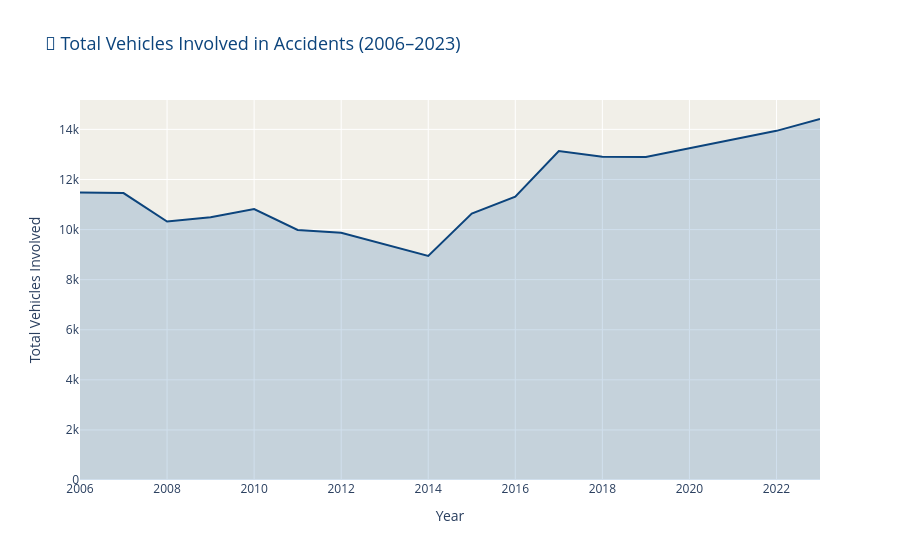

Write notebook code for a chart like this one.
### Code cell
# Chart 07 — Total Vehicles Involved Over Years
df_vehicles = df_national_only.sort_values('Year_Numeric')

fig = px.area(
    df_vehicles,
    x='Year_Numeric',
    y='Total_Vehicles_Involved',
    title='🚙 Total Vehicles Involved in Accidents (2006–2023)',
    color_discrete_sequence=[BLUE]
)

fig.update_layout(
    plot_bgcolor=OFF_WHITE,
    paper_bgcolor='white',
    title_font=dict(size=18, color=NAVY),
    xaxis_title='Year',
    yaxis_title='Total Vehicles Involved',
    xaxis=dict(tickmode='linear', tick0=2006, dtick=2),
    hovermode='x unified'
)

fig.update_traces(
    line=dict(width=2, color=NAVY),
    fillcolor='rgba(24, 95, 165, 0.2)'
)

fig.show()
print("✅ Chart 07 done")

### Figure 1 — Plotly figure (JSON) as saved in the notebook; plotly's stock layout.template omitted (floating-point values rounded to 4 significant figures)
{"data": [{"fillcolor": "rgba(24, 95, 165, 0.2)", "fillpattern": {"shape": ""}, "hovertemplate": "Year_Numeric=%{x}<br>Total_Vehicles_Involved=%{y}<extra></extra>", "legendgroup": "", "line": {"color": "#0C447C", "width": 2}, "marker": {"symbol": "circle"}, "mode": "lines", "name": "", "orientation": "v", "showlegend": false, "stackgroup": "1", "type": "scatter", "x": [2006, 2007, 2008, 2009, 2010, 2011, 2012, 2013, 2014, 2015, 2016, 2017, 2018, 2019, 2022, 2023], "xaxis": "x", "y": [11481, 11456, 10322, 10496, 10822, 9986, 9876, 9423, 8949, 10636, 11317, 13134, 12908, 12894, 13942, 14415], "yaxis": "y"}], "layout": {"hovermode": "x unified", "legend": {"tracegroupgap": 0}, "paper_bgcolor": "white", "plot_bgcolor": "#F1EFE8", "title": {"font": {"color": "#0C447C", "size": 18}, "text": "🚙 Total Vehicles Involved in Accidents (2006–2023)"}, "xaxis": {"anchor": "y", "domain": [0, 1], "dtick": 2, "tick0": 2006, "tickmode": "linear", "title": {"text": "Year"}}, "yaxis": {"anchor": "x", "domain": [0, 1], "title": {"text": "Total Vehicles Involved"}}}}
